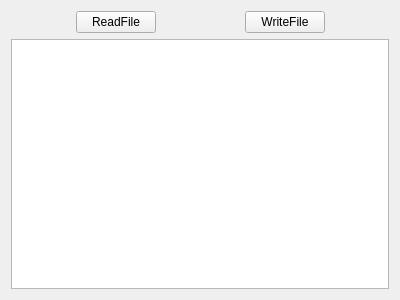
<?xml version="1.0" encoding="UTF-8"?>
<ui version="4.0">
 <class>Widget</class>
 <widget class="QWidget" name="Widget">
  <property name="geometry">
   <rect>
    <x>0</x>
    <y>0</y>
    <width>400</width>
    <height>300</height>
   </rect>
  </property>
  <property name="windowTitle">
   <string>Widget</string>
  </property>
  <layout class="QGridLayout" name="gridLayout">
   <item row="0" column="0">
    <spacer name="horizontalSpacer_2">
     <property name="orientation">
      <enum>Qt::Horizontal</enum>
     </property>
     <property name="sizeHint" stdset="0">
      <size>
       <width>61</width>
       <height>20</height>
      </size>
     </property>
    </spacer>
   </item>
   <item row="0" column="1">
    <widget class="QPushButton" name="buttonRead">
     <property name="text">
      <string>ReadFile</string>
     </property>
    </widget>
   </item>
   <item row="0" column="2">
    <spacer name="horizontalSpacer">
     <property name="orientation">
      <enum>Qt::Horizontal</enum>
     </property>
     <property name="sizeHint" stdset="0">
      <size>
       <width>78</width>
       <height>20</height>
      </size>
     </property>
    </spacer>
   </item>
   <item row="0" column="3">
    <widget class="QPushButton" name="buttonWrite">
     <property name="text">
      <string>WriteFile</string>
     </property>
    </widget>
   </item>
   <item row="0" column="4">
    <spacer name="horizontalSpacer_3">
     <property name="orientation">
      <enum>Qt::Horizontal</enum>
     </property>
     <property name="sizeHint" stdset="0">
      <size>
       <width>60</width>
       <height>20</height>
      </size>
     </property>
    </spacer>
   </item>
   <item row="1" column="0" colspan="5">
    <widget class="QTextEdit" name="textEdit"/>
   </item>
  </layout>
 </widget>
 <layoutdefault spacing="6" margin="11"/>
 <resources/>
 <connections/>
</ui>
